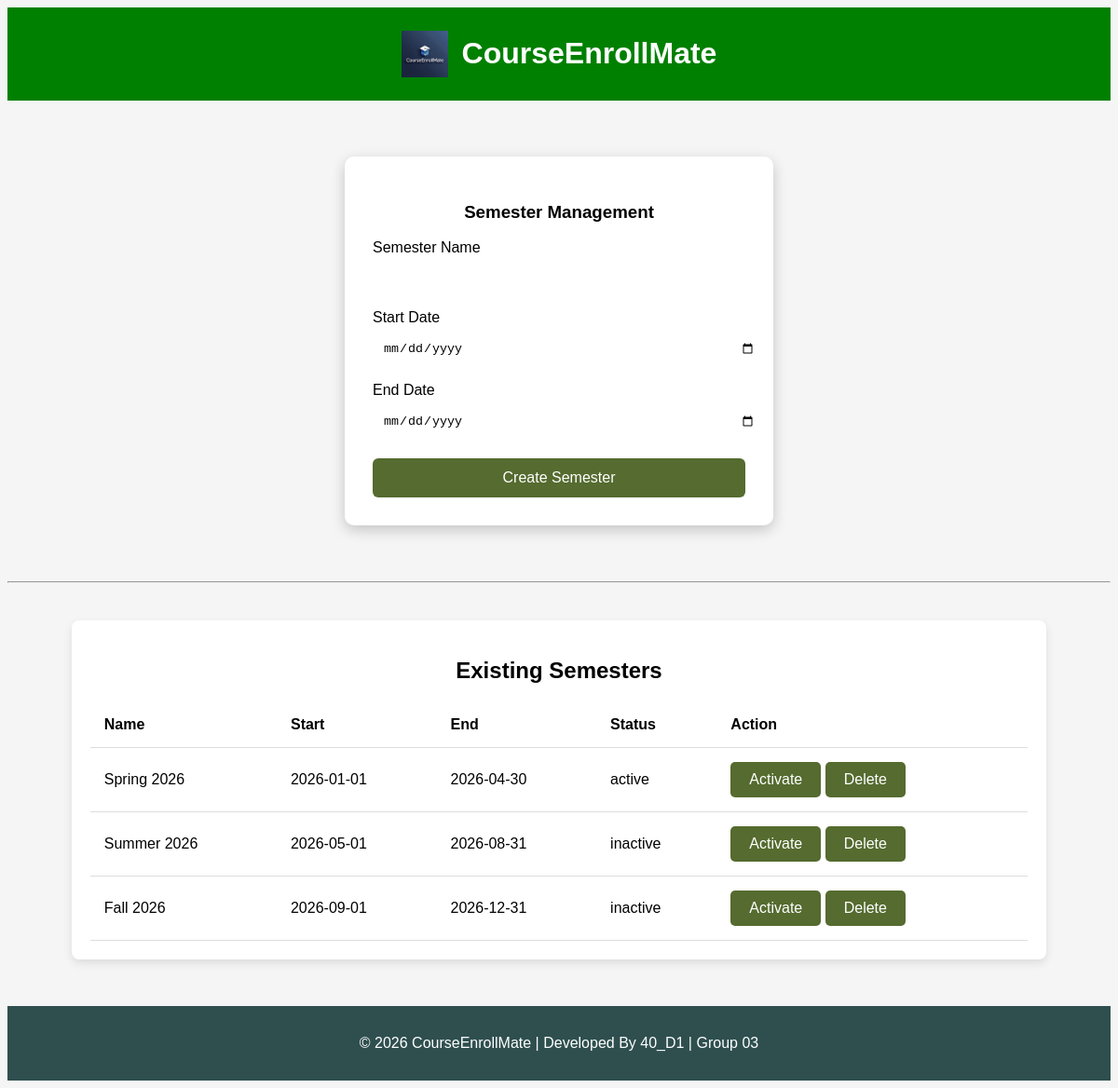
/manage_semesters (signed in), run on an earlier commit of the app's database.
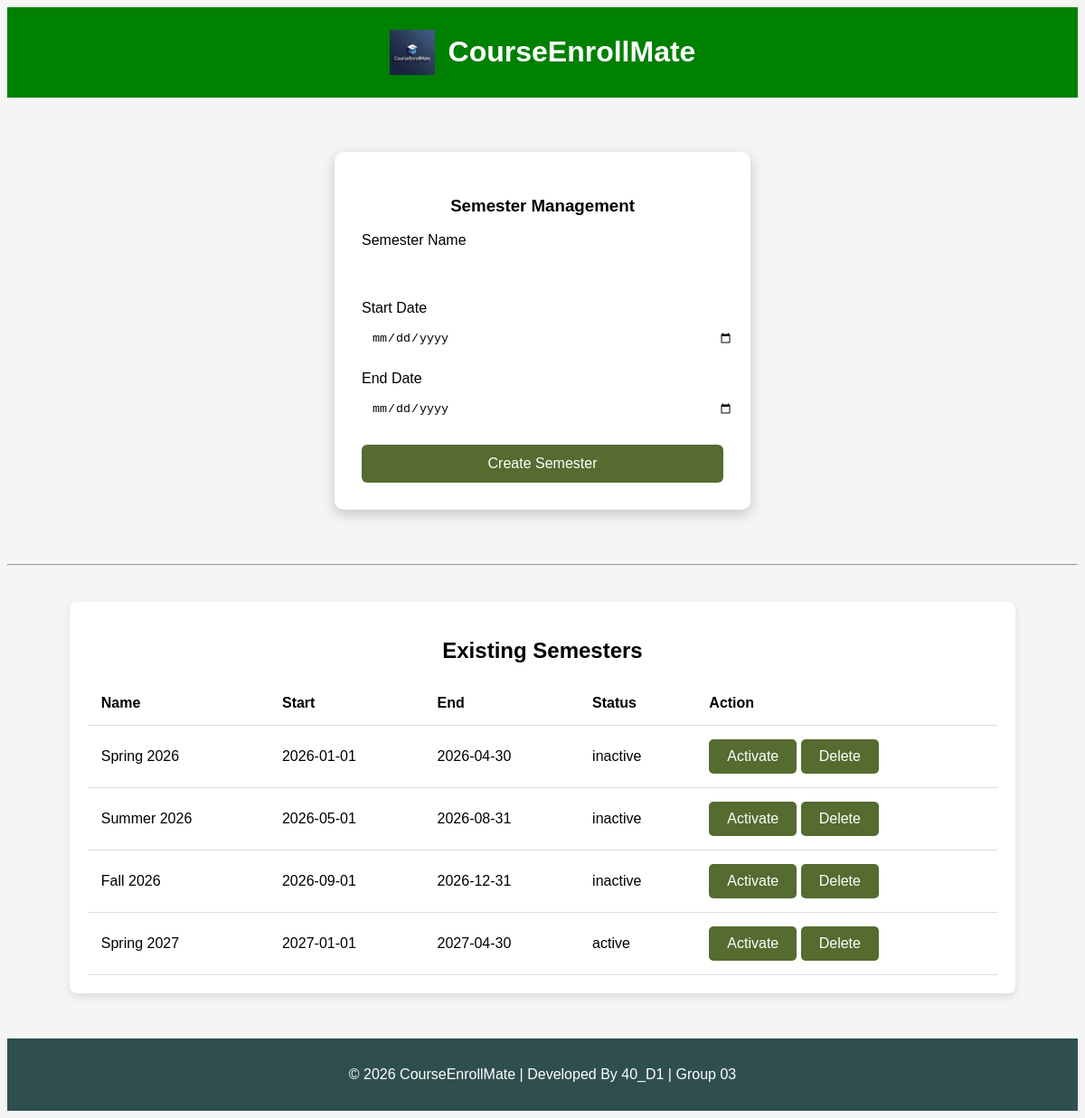
And on a later commit of the database.
### tables this page shows
CREATE TABLE semesters (
    id INTEGER PRIMARY KEY AUTOINCREMENT,
    semester_name TEXT NOT NULL,
    start_date TEXT,
    end_date TEXT,
    status TEXT CHECK(status IN ('active','inactive')) DEFAULT 'inactive'
);

### app.py (the view, shortened to what this page needs)
@app.route("/manage_semesters", methods=["GET","POST"])
@login_required
@role_required("admin")
def manage_semesters():
    conn = get_db_connection()
    semesters = conn.execute(
        "SELECT * FROM semesters"
    ).fetchall()
    conn.close()
    return render_template(
        "manage_semesters.html",
        semesters=semesters
    )

### app.py (called while the page is built)
def get_db_connection():
    conn = sqlite3.connect("courseenrollmate.db")
    conn.row_factory = sqlite3.Row
    conn.execute("PRAGMA foreign_keys = ON")
    return conn

### helper.py (called while the page is built)
def login_required(f):
    @wraps(f)
    def decorated_function(*args, **kwargs):
        if "username" not in session:
            return redirect("/login")
        return f(*args, **kwargs)
    return decorated_function

def role_required(role):
    def decorator(f):
        @wraps(f)
        def decorated_function(*args, **kwargs):
            if session.get("role") != role:
                return "403 Forbidden: Unauthorized access"
            return f(*args, **kwargs)
        return decorated_function
    return decorator

### templates/manage_semesters.html
{% extends "base.html" %}
{% block body %}
<div class="login-container">
    <h3>Semester Management</h3>
    <form method="POST">
        <label>Semester Name</label>
        <input type="text" name="semester_name" required>
        <label>Start Date</label>
        <input type="date" name="start_date" required>
        <label>End Date</label>
        <input type="date" name="end_date" required>
        <button type="submit">Create Semester</button>
    </form>
</div>
<hr>
<div class="table-container">
    <h2>Existing Semesters</h2>
    <table>
        <tr>
            <th>Name</th>
            <th>Start</th>
            <th>End</th>
            <th>Status</th>
            <th>Action</th>
        </tr>
    {% for semester in semesters %}
        <tr>
            <td>{{ semester['semester_name'] }}</td>
            <td>{{ semester['start_date'] }}</td>
            <td>{{ semester['end_date'] }}</td>
            <td>{{ semester['status'] }}</td>
        <td>
            <a href="/activate_semester/{{ semester['id'] }}"> Activate </a>
            <a href="/delete_semester/{{ semester['id'] }}"> Delete </a>
        </td>
        </tr>
    {% endfor %}
    </table>
</div>
{% endblock %}

### templates/base.html (shortened to what this page needs)
<!DOCTYPE html>
<html lang="en">
<head>
    <link rel="stylesheet" href="{{ url_for('static', filename='style.css') }}">
</head>
<body>
    <header class="site-header">
        <img src="{{ url_for('static', filename='logo.png') }}" alt="CourseEnrollMate Logo" class="logo">
        <h1>CourseEnrollMate</h1>
    </header>
    {% block body %}
    {% endblock %}
    <footer>
    <p>© 2026 CourseEnrollMate | Developed By 40_D1 | Group 03 </p>
    </footer>
</body>
</html>

### static/style.css (style rules this page uses)
body { font-family: Arial, sans-serif; background:whitesmoke; text-align:center; }
header { background: limegreen; color:white; padding:15px; }
.site-header { background:green; color:white; padding:10px; display:flex; align-items:center; justify-content:center; gap:15px; }
.logo { width:50px; height:auto; }
a { display:inline-block; padding:10px 20px; background: darkolivegreen; color:white; text-decoration:none; border-radius:5px; }
footer { margin-top:50px; background:darkslategrey; color:white; padding:15px; text-align:center; }
.login-container { width:400px; margin:60px auto; background:white; padding:30px; border-radius:10px; box-shadow:0 5px 15px rgba(0,0,0,0.2); text-align:left; }
.login-container h3 { text-align:center; }
label { display:block; margin-top:15px; }
input, select { width:100%; padding:10px; margin-top:5px; border-radius:6px; border:1px solid white; }
button { width:100%; margin-top:20px; padding:12px; background:darkolivegreen; border:none; color:white; font-size:16px; border-radius:6px; cursor:pointer; }
.table-container { width:85%; margin:40px auto; background:white; padding:20px; border-radius:8px; box-shadow:0 4px 10px rgba(0,0,0,0.1); }
table { width:100%; border-collapse:collapse; }
th,td { padding:15px; text-align:left; }
tbody tr { border-bottom:1px solid #ddd; }

What changed in the data, as far as the page shows it:
changed semesters "Spring 2026": status "active" → "inactive"
added semesters: semester_name "Spring 2027", start_date "2027-01-01", end_date "2027-04-30", status "active"
